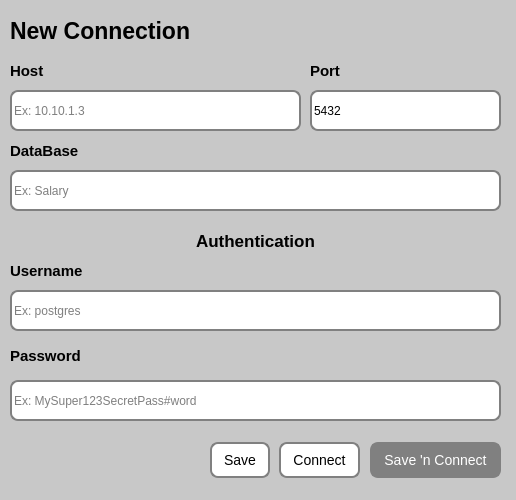
<?xml version="1.0" encoding="UTF-8"?>
<ui version="4.0">
 <class>NewConnectionDiaglog</class>
 <widget class="QDialog" name="NewConnectionDiaglog">
  <property name="geometry">
   <rect>
    <x>0</x>
    <y>0</y>
    <width>516</width>
    <height>500</height>
   </rect>
  </property>
  <property name="palette">
   <palette>
    <active>
     <colorrole role="WindowText">
      <brush brushstyle="SolidPattern">
       <color alpha="255">
        <red>0</red>
        <green>0</green>
        <blue>0</blue>
       </color>
      </brush>
     </colorrole>
     <colorrole role="Button">
      <brush brushstyle="SolidPattern">
       <color alpha="255">
        <red>200</red>
        <green>200</green>
        <blue>200</blue>
       </color>
      </brush>
     </colorrole>
     <colorrole role="Light">
      <brush brushstyle="SolidPattern">
       <color alpha="255">
        <red>255</red>
        <green>255</green>
        <blue>255</blue>
       </color>
      </brush>
     </colorrole>
     <colorrole role="Midlight">
      <brush brushstyle="SolidPattern">
       <color alpha="255">
        <red>227</red>
        <green>227</green>
        <blue>227</blue>
       </color>
      </brush>
     </colorrole>
     <colorrole role="Dark">
      <brush brushstyle="SolidPattern">
       <color alpha="255">
        <red>100</red>
        <green>100</green>
        <blue>100</blue>
       </color>
      </brush>
     </colorrole>
     <colorrole role="Mid">
      <brush brushstyle="SolidPattern">
       <color alpha="255">
        <red>133</red>
        <green>133</green>
        <blue>133</blue>
       </color>
      </brush>
     </colorrole>
     <colorrole role="Text">
      <brush brushstyle="SolidPattern">
       <color alpha="255">
        <red>0</red>
        <green>0</green>
        <blue>0</blue>
       </color>
      </brush>
     </colorrole>
     <colorrole role="BrightText">
      <brush brushstyle="SolidPattern">
       <color alpha="255">
        <red>255</red>
        <green>255</green>
        <blue>255</blue>
       </color>
      </brush>
     </colorrole>
     <colorrole role="ButtonText">
      <brush brushstyle="SolidPattern">
       <color alpha="255">
        <red>0</red>
        <green>0</green>
        <blue>0</blue>
       </color>
      </brush>
     </colorrole>
     <colorrole role="Base">
      <brush brushstyle="SolidPattern">
       <color alpha="255">
        <red>255</red>
        <green>255</green>
        <blue>255</blue>
       </color>
      </brush>
     </colorrole>
     <colorrole role="Window">
      <brush brushstyle="SolidPattern">
       <color alpha="255">
        <red>200</red>
        <green>200</green>
        <blue>200</blue>
       </color>
      </brush>
     </colorrole>
     <colorrole role="Shadow">
      <brush brushstyle="SolidPattern">
       <color alpha="255">
        <red>0</red>
        <green>0</green>
        <blue>0</blue>
       </color>
      </brush>
     </colorrole>
     <colorrole role="AlternateBase">
      <brush brushstyle="SolidPattern">
       <color alpha="255">
        <red>227</red>
        <green>227</green>
        <blue>227</blue>
       </color>
      </brush>
     </colorrole>
     <colorrole role="ToolTipBase">
      <brush brushstyle="SolidPattern">
       <color alpha="255">
        <red>255</red>
        <green>255</green>
        <blue>220</blue>
       </color>
      </brush>
     </colorrole>
     <colorrole role="ToolTipText">
      <brush brushstyle="SolidPattern">
       <color alpha="255">
        <red>0</red>
        <green>0</green>
        <blue>0</blue>
       </color>
      </brush>
     </colorrole>
     <colorrole role="PlaceholderText">
      <brush brushstyle="SolidPattern">
       <color alpha="127">
        <red>0</red>
        <green>0</green>
        <blue>0</blue>
       </color>
      </brush>
     </colorrole>
     <colorrole role="Accent">
      <brush brushstyle="SolidPattern">
       <color alpha="255">
        <red>255</red>
        <green>255</green>
        <blue>255</blue>
       </color>
      </brush>
     </colorrole>
    </active>
    <inactive>
     <colorrole role="WindowText">
      <brush brushstyle="SolidPattern">
       <color alpha="255">
        <red>0</red>
        <green>0</green>
        <blue>0</blue>
       </color>
      </brush>
     </colorrole>
     <colorrole role="Button">
      <brush brushstyle="SolidPattern">
       <color alpha="255">
        <red>200</red>
        <green>200</green>
        <blue>200</blue>
       </color>
      </brush>
     </colorrole>
     <colorrole role="Light">
      <brush brushstyle="SolidPattern">
       <color alpha="255">
        <red>255</red>
        <green>255</green>
        <blue>255</blue>
       </color>
      </brush>
     </colorrole>
     <colorrole role="Midlight">
      <brush brushstyle="SolidPattern">
       <color alpha="255">
        <red>227</red>
        <green>227</green>
        <blue>227</blue>
       </color>
      </brush>
     </colorrole>
     <colorrole role="Dark">
      <brush brushstyle="SolidPattern">
       <color alpha="255">
        <red>100</red>
        <green>100</green>
        <blue>100</blue>
       </color>
      </brush>
     </colorrole>
     <colorrole role="Mid">
      <brush brushstyle="SolidPattern">
       <color alpha="255">
        <red>133</red>
        <green>133</green>
        <blue>133</blue>
       </color>
      </brush>
     </colorrole>
     <colorrole role="Text">
      <brush brushstyle="SolidPattern">
       <color alpha="255">
        <red>0</red>
        <green>0</green>
        <blue>0</blue>
       </color>
      </brush>
     </colorrole>
     <colorrole role="BrightText">
      <brush brushstyle="SolidPattern">
       <color alpha="255">
        <red>255</red>
        <green>255</green>
        <blue>255</blue>
       </color>
      </brush>
     </colorrole>
     <colorrole role="ButtonText">
      <brush brushstyle="SolidPattern">
       <color alpha="255">
        <red>0</red>
        <green>0</green>
        <blue>0</blue>
       </color>
      </brush>
     </colorrole>
     <colorrole role="Base">
      <brush brushstyle="SolidPattern">
       <color alpha="255">
        <red>255</red>
        <green>255</green>
        <blue>255</blue>
       </color>
      </brush>
     </colorrole>
     <colorrole role="Window">
      <brush brushstyle="SolidPattern">
       <color alpha="255">
        <red>200</red>
        <green>200</green>
        <blue>200</blue>
       </color>
      </brush>
     </colorrole>
     <colorrole role="Shadow">
      <brush brushstyle="SolidPattern">
       <color alpha="255">
        <red>0</red>
        <green>0</green>
        <blue>0</blue>
       </color>
      </brush>
     </colorrole>
     <colorrole role="AlternateBase">
      <brush brushstyle="SolidPattern">
       <color alpha="255">
        <red>227</red>
        <green>227</green>
        <blue>227</blue>
       </color>
      </brush>
     </colorrole>
     <colorrole role="ToolTipBase">
      <brush brushstyle="SolidPattern">
       <color alpha="255">
        <red>255</red>
        <green>255</green>
        <blue>220</blue>
       </color>
      </brush>
     </colorrole>
     <colorrole role="ToolTipText">
      <brush brushstyle="SolidPattern">
       <color alpha="255">
        <red>0</red>
        <green>0</green>
        <blue>0</blue>
       </color>
      </brush>
     </colorrole>
     <colorrole role="PlaceholderText">
      <brush brushstyle="SolidPattern">
       <color alpha="127">
        <red>0</red>
        <green>0</green>
        <blue>0</blue>
       </color>
      </brush>
     </colorrole>
     <colorrole role="Accent">
      <brush brushstyle="SolidPattern">
       <color alpha="255">
        <red>255</red>
        <green>255</green>
        <blue>255</blue>
       </color>
      </brush>
     </colorrole>
    </inactive>
    <disabled>
     <colorrole role="WindowText">
      <brush brushstyle="SolidPattern">
       <color alpha="255">
        <red>100</red>
        <green>100</green>
        <blue>100</blue>
       </color>
      </brush>
     </colorrole>
     <colorrole role="Button">
      <brush brushstyle="SolidPattern">
       <color alpha="255">
        <red>200</red>
        <green>200</green>
        <blue>200</blue>
       </color>
      </brush>
     </colorrole>
     <colorrole role="Light">
      <brush brushstyle="SolidPattern">
       <color alpha="255">
        <red>255</red>
        <green>255</green>
        <blue>255</blue>
       </color>
      </brush>
     </colorrole>
     <colorrole role="Midlight">
      <brush brushstyle="SolidPattern">
       <color alpha="255">
        <red>227</red>
        <green>227</green>
        <blue>227</blue>
       </color>
      </brush>
     </colorrole>
     <colorrole role="Dark">
      <brush brushstyle="SolidPattern">
       <color alpha="255">
        <red>100</red>
        <green>100</green>
        <blue>100</blue>
       </color>
      </brush>
     </colorrole>
     <colorrole role="Mid">
      <brush brushstyle="SolidPattern">
       <color alpha="255">
        <red>133</red>
        <green>133</green>
        <blue>133</blue>
       </color>
      </brush>
     </colorrole>
     <colorrole role="Text">
      <brush brushstyle="SolidPattern">
       <color alpha="255">
        <red>100</red>
        <green>100</green>
        <blue>100</blue>
       </color>
      </brush>
     </colorrole>
     <colorrole role="BrightText">
      <brush brushstyle="SolidPattern">
       <color alpha="255">
        <red>255</red>
        <green>255</green>
        <blue>255</blue>
       </color>
      </brush>
     </colorrole>
     <colorrole role="ButtonText">
      <brush brushstyle="SolidPattern">
       <color alpha="255">
        <red>100</red>
        <green>100</green>
        <blue>100</blue>
       </color>
      </brush>
     </colorrole>
     <colorrole role="Base">
      <brush brushstyle="SolidPattern">
       <color alpha="255">
        <red>200</red>
        <green>200</green>
        <blue>200</blue>
       </color>
      </brush>
     </colorrole>
     <colorrole role="Window">
      <brush brushstyle="SolidPattern">
       <color alpha="255">
        <red>200</red>
        <green>200</green>
        <blue>200</blue>
       </color>
      </brush>
     </colorrole>
     <colorrole role="Shadow">
      <brush brushstyle="SolidPattern">
       <color alpha="255">
        <red>0</red>
        <green>0</green>
        <blue>0</blue>
       </color>
      </brush>
     </colorrole>
     <colorrole role="AlternateBase">
      <brush brushstyle="SolidPattern">
       <color alpha="255">
        <red>200</red>
        <green>200</green>
        <blue>200</blue>
       </color>
      </brush>
     </colorrole>
     <colorrole role="ToolTipBase">
      <brush brushstyle="SolidPattern">
       <color alpha="255">
        <red>255</red>
        <green>255</green>
        <blue>220</blue>
       </color>
      </brush>
     </colorrole>
     <colorrole role="ToolTipText">
      <brush brushstyle="SolidPattern">
       <color alpha="255">
        <red>0</red>
        <green>0</green>
        <blue>0</blue>
       </color>
      </brush>
     </colorrole>
     <colorrole role="PlaceholderText">
      <brush brushstyle="SolidPattern">
       <color alpha="127">
        <red>100</red>
        <green>100</green>
        <blue>100</blue>
       </color>
      </brush>
     </colorrole>
     <colorrole role="Accent">
      <brush brushstyle="SolidPattern">
       <color alpha="255">
        <red>255</red>
        <green>255</green>
        <blue>255</blue>
       </color>
      </brush>
     </colorrole>
    </disabled>
   </palette>
  </property>
  <property name="windowTitle">
   <string>Dialog</string>
  </property>
  <widget class="QWidget" name="verticalLayoutWidget_4">
   <property name="geometry">
    <rect>
     <x>10</x>
     <y>130</y>
     <width>491</width>
     <height>41</height>
    </rect>
   </property>
   <layout class="QVBoxLayout" name="verticalLayout_4">
    <item>
     <widget class="QLabel" name="label_4">
      <property name="font">
       <font>
        <pointsize>11</pointsize>
        <bold>true</bold>
       </font>
      </property>
      <property name="text">
       <string>DataBase</string>
      </property>
     </widget>
    </item>
   </layout>
  </widget>
  <widget class="QSpinBox" name="spinBox">
   <property name="geometry">
    <rect>
     <x>310</x>
     <y>90</y>
     <width>191</width>
     <height>41</height>
    </rect>
   </property>
   <property name="styleSheet">
    <string notr="true">border-radius: 8px;
border: 2px solid grey;
color: black;
background-color: white;</string>
   </property>
   <property name="buttonSymbols">
    <enum>QAbstractSpinBox::ButtonSymbols::NoButtons</enum>
   </property>
   <property name="minimum">
    <number>1</number>
   </property>
   <property name="maximum">
    <number>65535</number>
   </property>
   <property name="value">
    <number>5432</number>
   </property>
  </widget>
  <widget class="QWidget" name="verticalLayoutWidget_6">
   <property name="geometry">
    <rect>
     <x>10</x>
     <y>230</y>
     <width>491</width>
     <height>21</height>
    </rect>
   </property>
   <layout class="QVBoxLayout" name="verticalLayout_6">
    <item>
     <widget class="QLabel" name="label_6">
      <property name="font">
       <font>
        <pointsize>13</pointsize>
        <bold>true</bold>
       </font>
      </property>
      <property name="text">
       <string>Authentication</string>
      </property>
      <property name="alignment">
       <set>Qt::AlignmentFlag::AlignCenter</set>
      </property>
     </widget>
    </item>
   </layout>
  </widget>
  <widget class="QWidget" name="horizontalLayoutWidget">
   <property name="geometry">
    <rect>
     <x>210</x>
     <y>420</y>
     <width>291</width>
     <height>80</height>
    </rect>
   </property>
   <layout class="QHBoxLayout" name="horizontalLayout">
    <item>
     <widget class="QPushButton" name="btnSave">
      <property name="styleSheet">
       <string notr="true">#btnSave {
    border-radius: 8;
    background-color: white;
    border: 2 solid grey;
    color: black;
    font-size: 14px;
	padding: 8px 12px;
}

/* hover */
#btnSave:hover {
    background-color: #f2f2f2;   /* лёгкий серый фон */
    border: 2 solid black;       /* рамка чуть темнее */
    color: #black;
}

/* pressed */
#btnSave:pressed {
    background-color: #e0e0e0;   /* фон при клике */
    border: 2 solid grey;
    color: black;
}
</string>
      </property>
      <property name="text">
       <string>Save</string>
      </property>
     </widget>
    </item>
    <item>
     <spacer name="horizontalSpacer">
      <property name="orientation">
       <enum>Qt::Orientation::Horizontal</enum>
      </property>
      <property name="sizeHint" stdset="0">
       <size>
        <width>40</width>
        <height>20</height>
       </size>
      </property>
     </spacer>
    </item>
    <item>
     <widget class="QPushButton" name="btnConnect">
      <property name="styleSheet">
       <string notr="true">#btnConnect {
    border-radius: 8;
    background-color: white;
    border: 2 solid grey;
    color: black;
    font-size: 14px;
	padding: 8px 12px;
}

/* hover */
#btnConnect:hover {
    background-color: #f2f2f2;   /* лёгкий серый фон */
    border: 2 solid black;       /* рамка чуть темнее */
    color: #black;
}

/* pressed */
#btnConnect:pressed {
    background-color: #e0e0e0;   /* фон при клике */
    border: 2 solid grey;
    color: black;
}
</string>
      </property>
      <property name="text">
       <string>Connect</string>
      </property>
     </widget>
    </item>
    <item>
     <spacer name="horizontalSpacer_2">
      <property name="orientation">
       <enum>Qt::Orientation::Horizontal</enum>
      </property>
      <property name="sizeHint" stdset="0">
       <size>
        <width>40</width>
        <height>20</height>
       </size>
      </property>
     </spacer>
    </item>
    <item>
     <widget class="QPushButton" name="btnSaveConnect">
      <property name="styleSheet">
       <string notr="true">#btnSaveConnect {
    border-radius: 8;
    background-color: grey;
    border: 2 solid grey;
    color: white;
    font-size: 14px;
	padding: 8px 12px;
}

/* hover */
#btnSaveConnect:hover {
    background-color: #727272;   /* лёгкий серый фон */
    border: 2 solid #727272;       /* рамка чуть темнее */
    color: #black;
}

/* pressed */
#btnSaveConnect:pressed {
    background-color: #e0e0e0;   /* фон при клике */
    border: 2 solid grey;
    color: black;
}
</string>
      </property>
      <property name="text">
       <string>Save 'n Connect</string>
      </property>
     </widget>
    </item>
   </layout>
  </widget>
  <widget class="QWidget" name="verticalLayoutWidget_7">
   <property name="geometry">
    <rect>
     <x>10</x>
     <y>330</y>
     <width>491</width>
     <height>51</height>
    </rect>
   </property>
   <layout class="QVBoxLayout" name="verticalLayout_7">
    <item>
     <widget class="QLabel" name="label_7">
      <property name="font">
       <font>
        <pointsize>11</pointsize>
        <bold>true</bold>
       </font>
      </property>
      <property name="text">
       <string>Password</string>
      </property>
     </widget>
    </item>
   </layout>
  </widget>
  <widget class="QLineEdit" name="lineEdit_3">
   <property name="geometry">
    <rect>
     <x>10</x>
     <y>290</y>
     <width>491</width>
     <height>41</height>
    </rect>
   </property>
   <property name="styleSheet">
    <string notr="true">border-radius: 8px;
border: 2px solid grey;
color: black;
background-color: white;</string>
   </property>
   <property name="placeholderText">
    <string>Ex: postgres</string>
   </property>
   <property name="clearButtonEnabled">
    <bool>true</bool>
   </property>
  </widget>
  <widget class="QLineEdit" name="lineEdit_4">
   <property name="geometry">
    <rect>
     <x>10</x>
     <y>380</y>
     <width>491</width>
     <height>41</height>
    </rect>
   </property>
   <property name="styleSheet">
    <string notr="true">border-radius: 8px;
border: 2px solid grey;
color: black;
background-color: white;</string>
   </property>
   <property name="placeholderText">
    <string>Ex: MySuper123SecretPass#word</string>
   </property>
   <property name="clearButtonEnabled">
    <bool>true</bool>
   </property>
  </widget>
  <widget class="QWidget" name="verticalLayoutWidget_2">
   <property name="geometry">
    <rect>
     <x>10</x>
     <y>50</y>
     <width>291</width>
     <height>41</height>
    </rect>
   </property>
   <layout class="QVBoxLayout" name="verticalLayout_2">
    <item>
     <widget class="QLabel" name="label_2">
      <property name="font">
       <font>
        <pointsize>11</pointsize>
        <bold>true</bold>
       </font>
      </property>
      <property name="text">
       <string>Host</string>
      </property>
     </widget>
    </item>
   </layout>
  </widget>
  <widget class="QWidget" name="verticalLayoutWidget">
   <property name="geometry">
    <rect>
     <x>10</x>
     <y>10</y>
     <width>491</width>
     <height>41</height>
    </rect>
   </property>
   <layout class="QVBoxLayout" name="verticalLayout">
    <item>
     <widget class="QLabel" name="label">
      <property name="font">
       <font>
        <pointsize>17</pointsize>
        <bold>true</bold>
       </font>
      </property>
      <property name="text">
       <string>New Connection</string>
      </property>
     </widget>
    </item>
   </layout>
  </widget>
  <widget class="QLineEdit" name="lineEdit_2">
   <property name="geometry">
    <rect>
     <x>10</x>
     <y>170</y>
     <width>491</width>
     <height>41</height>
    </rect>
   </property>
   <property name="styleSheet">
    <string notr="true">border-radius: 8px;
border: 2px solid grey;
color: black;
background-color: white;</string>
   </property>
   <property name="placeholderText">
    <string>Ex: Salary</string>
   </property>
   <property name="clearButtonEnabled">
    <bool>true</bool>
   </property>
  </widget>
  <widget class="QWidget" name="verticalLayoutWidget_3">
   <property name="geometry">
    <rect>
     <x>310</x>
     <y>50</y>
     <width>191</width>
     <height>41</height>
    </rect>
   </property>
   <layout class="QVBoxLayout" name="verticalLayout_3">
    <item>
     <widget class="QLabel" name="label_3">
      <property name="font">
       <font>
        <pointsize>11</pointsize>
        <bold>true</bold>
       </font>
      </property>
      <property name="text">
       <string>Port</string>
      </property>
     </widget>
    </item>
   </layout>
  </widget>
  <widget class="QWidget" name="verticalLayoutWidget_5">
   <property name="geometry">
    <rect>
     <x>10</x>
     <y>250</y>
     <width>491</width>
     <height>41</height>
    </rect>
   </property>
   <layout class="QVBoxLayout" name="verticalLayout_5">
    <item>
     <widget class="QLabel" name="label_5">
      <property name="font">
       <font>
        <pointsize>11</pointsize>
        <bold>true</bold>
       </font>
      </property>
      <property name="text">
       <string>Username</string>
      </property>
     </widget>
    </item>
   </layout>
  </widget>
  <widget class="QLineEdit" name="lineEdit">
   <property name="geometry">
    <rect>
     <x>10</x>
     <y>90</y>
     <width>291</width>
     <height>41</height>
    </rect>
   </property>
   <property name="styleSheet">
    <string notr="true">border-radius: 8px;
border: 2px solid grey;
color: black;
background-color: white;</string>
   </property>
   <property name="placeholderText">
    <string>Ex: 10.10.1.3</string>
   </property>
   <property name="clearButtonEnabled">
    <bool>true</bool>
   </property>
  </widget>
 </widget>
 <resources/>
 <connections/>
</ui>
